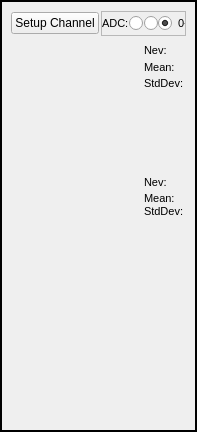
<?xml version="1.0" encoding="UTF-8"?>
<ui version="4.0">
 <class>ChannelHistWidget</class>
 <widget class="QWidget" name="ChannelHistWidget">
  <property name="geometry">
   <rect>
    <x>0</x>
    <y>0</y>
    <width>197</width>
    <height>432</height>
   </rect>
  </property>
  <property name="windowTitle">
   <string>Form</string>
  </property>
  <layout class="QGridLayout" name="gridLayout_2" rowstretch="0" columnstretch="0">
   <property name="sizeConstraint">
    <enum>QLayout::SetDefaultConstraint</enum>
   </property>
   <property name="leftMargin">
    <number>0</number>
   </property>
   <property name="topMargin">
    <number>0</number>
   </property>
   <property name="rightMargin">
    <number>0</number>
   </property>
   <property name="bottomMargin">
    <number>0</number>
   </property>
   <property name="horizontalSpacing">
    <number>0</number>
   </property>
   <property name="verticalSpacing">
    <number>1</number>
   </property>
   <item row="0" column="0">
    <widget class="QFrame" name="frame">
     <property name="frameShape">
      <enum>QFrame::WinPanel</enum>
     </property>
     <property name="frameShadow">
      <enum>QFrame::Plain</enum>
     </property>
     <property name="lineWidth">
      <number>10</number>
     </property>
     <layout class="QGridLayout" name="gridLayout_3">
      <item row="0" column="0">
       <layout class="QGridLayout" name="gridLayout" rowstretch="1,5,5,5">
        <item row="3" column="0">
         <layout class="QHBoxLayout" name="horizontalLayout_2" stretch="10">
          <item>
           <widget class="QCustomPlot" name="chargeTimeHist" native="true"/>
          </item>
         </layout>
        </item>
        <item row="1" column="0">
         <layout class="QHBoxLayout" name="horizontalLayout" stretch="10">
          <item>
           <widget class="QCustomPlot" name="chargeHist" native="true">
            <layout class="QGridLayout" name="gridLayout_4">
             <property name="leftMargin">
              <number>0</number>
             </property>
             <property name="topMargin">
              <number>2</number>
             </property>
             <property name="rightMargin">
              <number>2</number>
             </property>
             <property name="bottomMargin">
              <number>0</number>
             </property>
             <property name="spacing">
              <number>0</number>
             </property>
             <item row="0" column="1">
              <widget class="QLabel" name="lbl_Nev">
               <property name="font">
                <font>
                 <pointsize>8</pointsize>
                </font>
               </property>
               <property name="text">
                <string>Nev:</string>
               </property>
              </widget>
             </item>
             <item row="1" column="1">
              <widget class="QLabel" name="lbl_Mean">
               <property name="enabled">
                <bool>true</bool>
               </property>
               <property name="font">
                <font>
                 <pointsize>8</pointsize>
                </font>
               </property>
               <property name="text">
                <string>Mean:</string>
               </property>
              </widget>
             </item>
             <item row="3" column="1">
              <spacer name="verticalSpacer_6">
               <property name="orientation">
                <enum>Qt::Vertical</enum>
               </property>
               <property name="sizeHint" stdset="0">
                <size>
                 <width>20</width>
                 <height>40</height>
                </size>
               </property>
              </spacer>
             </item>
             <item row="1" column="0">
              <spacer name="horizontalSpacer_2">
               <property name="orientation">
                <enum>Qt::Horizontal</enum>
               </property>
               <property name="sizeHint" stdset="0">
                <size>
                 <width>40</width>
                 <height>20</height>
                </size>
               </property>
              </spacer>
             </item>
             <item row="2" column="1">
              <widget class="QLabel" name="lbl_StdDev">
               <property name="enabled">
                <bool>true</bool>
               </property>
               <property name="font">
                <font>
                 <pointsize>8</pointsize>
                </font>
               </property>
               <property name="text">
                <string>StdDev:</string>
               </property>
              </widget>
             </item>
            </layout>
           </widget>
          </item>
         </layout>
        </item>
        <item row="2" column="0">
         <layout class="QHBoxLayout" name="horizontalLayout_3" stretch="0">
          <item>
           <widget class="QCustomPlot" name="timeHist" native="true">
            <layout class="QGridLayout" name="gridLayout_5">
             <property name="leftMargin">
              <number>0</number>
             </property>
             <property name="topMargin">
              <number>2</number>
             </property>
             <property name="rightMargin">
              <number>2</number>
             </property>
             <property name="bottomMargin">
              <number>0</number>
             </property>
             <property name="spacing">
              <number>0</number>
             </property>
             <item row="0" column="0">
              <spacer name="horizontalSpacer_3">
               <property name="orientation">
                <enum>Qt::Horizontal</enum>
               </property>
               <property name="sizeHint" stdset="0">
                <size>
                 <width>121</width>
                 <height>20</height>
                </size>
               </property>
              </spacer>
             </item>
             <item row="3" column="1">
              <spacer name="verticalSpacer_7">
               <property name="orientation">
                <enum>Qt::Vertical</enum>
               </property>
               <property name="sizeHint" stdset="0">
                <size>
                 <width>20</width>
                 <height>82</height>
                </size>
               </property>
              </spacer>
             </item>
             <item row="0" column="1">
              <widget class="QLabel" name="lbl_Nev1">
               <property name="font">
                <font>
                 <pointsize>8</pointsize>
                </font>
               </property>
               <property name="text">
                <string>Nev:</string>
               </property>
              </widget>
             </item>
             <item row="1" column="1">
              <widget class="QLabel" name="lbl_Mean1">
               <property name="enabled">
                <bool>true</bool>
               </property>
               <property name="font">
                <font>
                 <pointsize>8</pointsize>
                </font>
               </property>
               <property name="text">
                <string>Mean:</string>
               </property>
              </widget>
             </item>
             <item row="2" column="1">
              <widget class="QLabel" name="lbl_StdDev1">
               <property name="enabled">
                <bool>true</bool>
               </property>
               <property name="font">
                <font>
                 <pointsize>8</pointsize>
                </font>
               </property>
               <property name="text">
                <string>StdDev:</string>
               </property>
              </widget>
             </item>
            </layout>
           </widget>
          </item>
         </layout>
        </item>
        <item row="0" column="0">
         <layout class="QHBoxLayout" name="horizontalLayout_5">
          <property name="spacing">
           <number>2</number>
          </property>
          <item>
           <widget class="QPushButton" name="channelIDButton">
            <property name="text">
             <string>Setup Channel</string>
            </property>
           </widget>
          </item>
          <item>
           <spacer name="horizontalSpacer">
            <property name="orientation">
             <enum>Qt::Horizontal</enum>
            </property>
            <property name="sizeHint" stdset="0">
             <size>
              <width>40</width>
              <height>20</height>
             </size>
            </property>
           </spacer>
          </item>
          <item>
           <widget class="QFrame" name="frame_2">
            <property name="maximumSize">
             <size>
              <width>16777215</width>
              <height>25</height>
             </size>
            </property>
            <property name="frameShape">
             <enum>QFrame::StyledPanel</enum>
            </property>
            <property name="frameShadow">
             <enum>QFrame::Raised</enum>
            </property>
            <layout class="QHBoxLayout" name="horizontalLayout_6" stretch="0,0,0,0">
             <property name="spacing">
              <number>0</number>
             </property>
             <property name="leftMargin">
              <number>0</number>
             </property>
             <property name="topMargin">
              <number>0</number>
             </property>
             <property name="rightMargin">
              <number>0</number>
             </property>
             <property name="bottomMargin">
              <number>0</number>
             </property>
             <item>
              <widget class="QLabel" name="label">
               <property name="sizePolicy">
                <sizepolicy hsizetype="Minimum" vsizetype="Minimum">
                 <horstretch>0</horstretch>
                 <verstretch>0</verstretch>
                </sizepolicy>
               </property>
               <property name="font">
                <font>
                 <pointsize>8</pointsize>
                </font>
               </property>
               <property name="text">
                <string>ADC:</string>
               </property>
              </widget>
             </item>
             <item>
              <widget class="QRadioButton" name="rb_0">
               <property name="minimumSize">
                <size>
                 <width>10</width>
                 <height>0</height>
                </size>
               </property>
               <property name="font">
                <font>
                 <pointsize>8</pointsize>
                </font>
               </property>
               <property name="text">
                <string>0</string>
               </property>
              </widget>
             </item>
             <item>
              <widget class="QRadioButton" name="rb_1">
               <property name="minimumSize">
                <size>
                 <width>10</width>
                 <height>0</height>
                </size>
               </property>
               <property name="font">
                <font>
                 <pointsize>8</pointsize>
                </font>
               </property>
               <property name="text">
                <string>1</string>
               </property>
              </widget>
             </item>
             <item>
              <widget class="QRadioButton" name="rb_01">
               <property name="minimumSize">
                <size>
                 <width>10</width>
                 <height>0</height>
                </size>
               </property>
               <property name="font">
                <font>
                 <pointsize>8</pointsize>
                </font>
               </property>
               <property name="text">
                <string>0+1</string>
               </property>
               <property name="checked">
                <bool>true</bool>
               </property>
              </widget>
             </item>
            </layout>
           </widget>
          </item>
         </layout>
        </item>
       </layout>
      </item>
     </layout>
    </widget>
   </item>
  </layout>
 </widget>
 <customwidgets>
  <customwidget>
   <class>QCustomPlot</class>
   <extends>QWidget</extends>
   <header>../sources/qcustomplot.h</header>
   <container>1</container>
  </customwidget>
 </customwidgets>
 <resources/>
 <connections/>
</ui>
